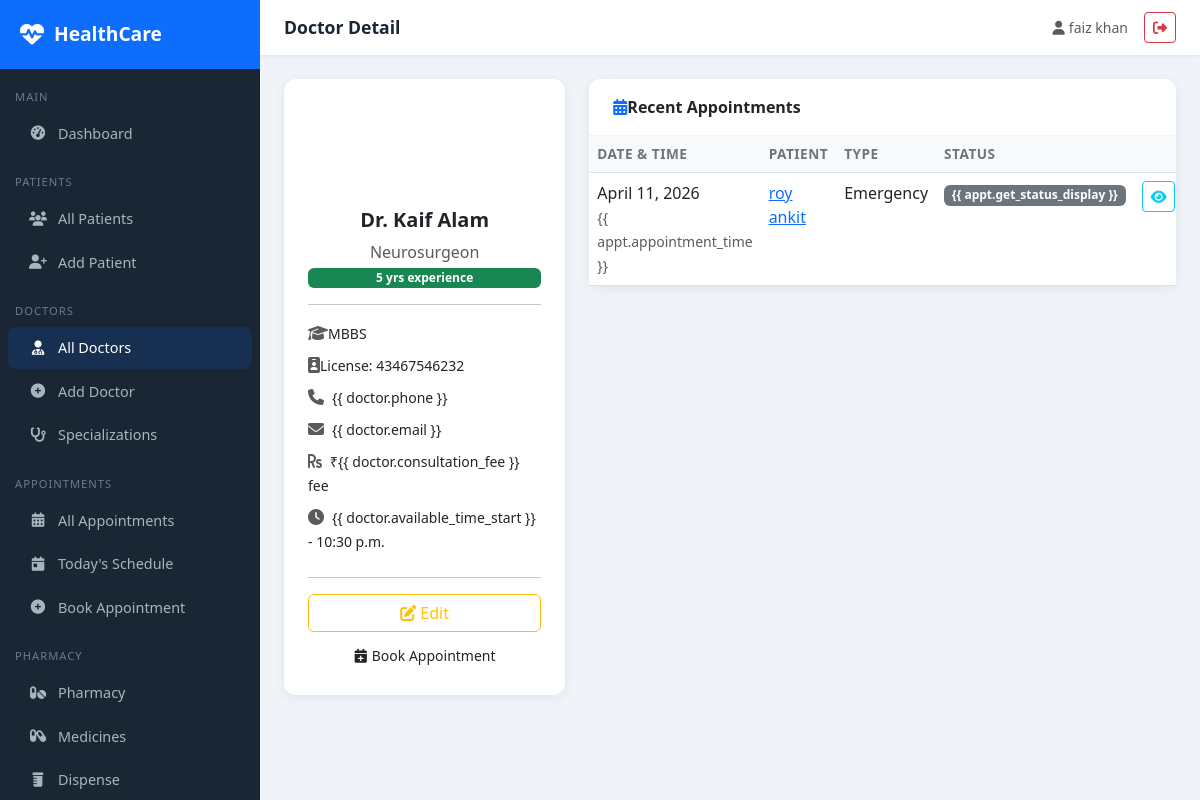
/doctors/2/ (signed in), run on the app's committed database.
### healthcare_dashboard/doctors/models.py (models this page shows, shortened)
class Doctor(models.Model):
    user = models.OneToOneField(User, on_delete=models.SET_NULL, null=True, blank=True)
    first_name = models.CharField(max_length=100)
    last_name = models.CharField(max_length=100)
    specialization = models.ForeignKey(Specialization, on_delete=models.SET_NULL, null=True)
    qualification = models.CharField(max_length=200)
    experience_years = models.IntegerField(default=0)
    phone = models.CharField(max_length=15)
    email = models.EmailField()
    license_number = models.CharField(max_length=50, unique=True)
    consultation_fee = models.DecimalField(max_digits=8, decimal_places=2, default=0)
    available_days = models.CharField(max_length=100, blank=True, help_text='e.g. Mon,Tue,Wed')
    available_time_start = models.TimeField(null=True, blank=True)
    available_time_end = models.TimeField(null=True, blank=True)
    bio = models.TextField(blank=True)
    is_active = models.BooleanField(default=True)
    created_at = models.DateTimeField(auto_now_add=True)
    def __str__(self):
        return f"Dr. {self.first_name} {self.last_name}"

class Specialization(models.Model):
    name = models.CharField(max_length=100, unique=True)
    description = models.TextField(blank=True)
    def __str__(self):
        return self.name

### healthcare_dashboard/appointments/models.py (models this page shows, shortened)
class Appointment(models.Model):
    STATUS_CHOICES = [
        ('scheduled', 'Scheduled'),
        ('confirmed', 'Confirmed'),
        ('completed', 'Completed'),
        ('cancelled', 'Cancelled'),
        ('no_show', 'No Show'),
    ]
    TYPE_CHOICES = [
        ('consultation', 'Consultation'),
        ('follow_up', 'Follow Up'),
        ('emergency', 'Emergency'),
        ('routine_checkup', 'Routine Checkup'),
        ('lab_test', 'Lab Test'),
        ('surgery', 'Surgery'),
    ]
    patient = models.ForeignKey(Patient, on_delete=models.CASCADE, related_name='appointments')
    doctor = models.ForeignKey(Doctor, on_delete=models.CASCADE, related_name='appointments')
    appointment_date = models.DateField()
    appointment_time = models.TimeField()
    appointment_type = models.CharField(
        max_length=30,
        choices=TYPE_CHOICES,
        default='consultation',
    )
    status = models.CharField(max_length=20, choices=STATUS_CHOICES, default='scheduled')
    reason = models.TextField(blank=True)
    notes = models.TextField(blank=True)
    follow_up_date = models.DateField(null=True, blank=True)
    created_at = models.DateTimeField(auto_now_add=True)
    updated_at = models.DateTimeField(auto_now=True)
    class Meta:
        ordering = ['-appointment_date', '-appointment_time']

### healthcare_dashboard/patients/models.py (models this page shows, shortened)
class Patient(models.Model):
    BLOOD_GROUP_CHOICES = [
        ('A+', 'A+'),
        ('A-', 'A-'),
        ('B+', 'B+'),
        ('B-', 'B-'),
        ('O+', 'O+'),
        ('O-', 'O-'),
        ('AB+', 'AB+'),
        ('AB-', 'AB-'),
    ]
    GENDER_CHOICES = [
        ('M', 'Male'),
        ('F', 'Female'),
        ('O', 'Other'),
    ]
    user = models.OneToOneField(User, on_delete=models.SET_NULL, null=True, blank=True)
    first_name = models.CharField(max_length=100)
    last_name = models.CharField(max_length=100)
    date_of_birth = models.DateField()
    gender = models.CharField(max_length=1, choices=GENDER_CHOICES)
    blood_group = models.CharField(max_length=3, choices=BLOOD_GROUP_CHOICES, blank=True)
    phone = models.CharField(max_length=15)
    email = models.EmailField(blank=True)
    address = models.TextField()
    emergency_contact_name = models.CharField(max_length=100, blank=True)
    emergency_contact_phone = models.CharField(max_length=15, blank=True)
    allergies = models.TextField(blank=True, help_text='List known allergies')
    chronic_conditions = models.TextField(blank=True)
    insurance_provider = models.CharField(max_length=100, blank=True)
    insurance_id = models.CharField(max_length=50, blank=True)
    created_at = models.DateTimeField(auto_now_add=True)
    updated_at = models.DateTimeField(auto_now=True)
    def __str__(self):
        return f"{self.first_name} {self.last_name}"

### healthcare_dashboard/doctors/views.py (the view)
# urls.py: path('<int:pk>/', views.doctor_detail, name='doctor_detail'),
@login_required
def doctor_detail(request, pk):
    doctor = get_object_or_404(Doctor, pk=pk)
    appointments = doctor.appointments.order_by('-appointment_date')[:10]
    return render(request, 'doctors/doctor_detail.html', {'doctor': doctor, 'appointments': appointments})

### healthcare_dashboard/templates/doctors/doctor_detail.html (shortened to what this page needs)
{% extends 'base/base.html' %}
{% block page_title %}Doctor Detail{% endblock %}
{% block content %}
<div class="row g-4">
<div class="col-md-4">
<div class="card text-center p-4">
<div style="width:90px;height:90px;background:linear-
gradient(135deg,#198754,#146c43);border-radius:50%;display:flex;align-
items:center;justify-content:center;margin:0 auto 15px;">
<i class="fas fa-user-md fa-2x text-white"></i>
</div>
<h5 class="fw-bold">{{ doctor }}</h5>
<p class="text-muted mb-1">{{ doctor.specialization }}</p>
<span class="badge bg-success">{{ doctor.experience_years }} yrs
experience</span>
<hr>
<div class="text-start">
<div class="mb-2"><i class="fas fa-graduation-cap text-muted me-
2"></i><small>{{ doctor.qualification }}</small></div>
<div class="mb-2"><i class="fas fa-id-badge text-muted me-
2"></i><small>License: {{ doctor.license_number }}</small></div>
<div class="mb-2"><i class="fas fa-phone text-muted me-2"></i><small>{{
doctor.phone }}</small></div>
<div class="mb-2"><i class="fas fa-envelope text-muted me-2"></i><small>{{
doctor.email }}</small></div>
<div class="mb-2"><i class="fas fa-rupee-sign text-muted me-2"></i><small>₹{{
doctor.consultation_fee }} fee</small></div>
{% if doctor.available_time_start %}
<div class="mb-2"><i class="fas fa-clock text-muted me-2"></i><small>{{
doctor.available_time_start }} - {{ doctor.available_time_end }}</small></div>
{% endif %}
</div>
<hr>
<div class="d-grid gap-2">
<a href="{% url 'doctor_update' doctor.pk %}" class="btn btn-outline-warning btn-
sm"><i class="fas fa-edit me-1"></i>Edit</a>
<a href="{% url 'appointment_create' %}?doctor={{ doctor.pk }}" class="btn btn-
outline-primary btn-sm"><i class="fas fa-calendar-plus me-1"></i>Book Appointment</a>
</div>
</div>
</div>
<div class="col-md-8">
<div class="card">
<div class="card-header py-3 px-4"><i class="fas fa-calendar-alt text-primary me-
2"></i>Recent Appointments</div>
<div class="card-body p-0">
<div class="table-responsive">
<table class="table table-hover mb-0">
<thead><tr><th>Date &
Time</th><th>Patient</th><th>Type</th><th>Status</th><th></th></tr></thead>
<tbody>
{% for appt in appointments %}
<tr>
<td>{{ appt.appointment_date }}<br><small class="text-muted">{{
appt.appointment_time }}</small></td>
<td><a href="{% url 'patient_detail' appt.patient.pk %}" class="text-
decoration-none">{{ appt.patient }}</a></td>
<td>{{ appt.get_appointment_type_display }}</td>
<td><span class="badge badge-status-{{ appt.status }}">{{
appt.get_status_display }}</span></td>
<td><a href="{% url 'appointment_detail' appt.pk %}" class="btn btn-sm
btn-outline-info"><i class="fas fa-eye"></i></a></td>
</tr>
{% empty %}
<tr><td colspan="5" class="text-center text-muted py-3">No appointments
yet.</td></tr>
{% endfor %}
</tbody>
</table>
</div>
</div>
</div>
</div>
</div>
{% endblock %}

### healthcare_dashboard/templates/base/base.html (shortened to what this page needs)
<!DOCTYPE html>
<html lang="en">
<head>
<link href="https://cdn.jsdelivr.net/npm/bootstrap@5.3.0/dist/css/bootstrap.min.css" rel="stylesheet">
<link href="https://cdnjs.cloudflare.com/ajax/libs/font-awesome/6.4.0/css/all.min.css" rel="stylesheet">
</head>
<body>
{% if user.is_authenticated %}
<div class="sidebar">
    <div class="sidebar-brand">
        <i class="fas fa-heartbeat"></i>
        <span>HealthCare</span>
    </div>
    <nav class="mt-2">
        <div class="nav-section">Main</div>
        <a href="{% url 'dashboard' %}" class="nav-link {% if request.resolver_match.url_name == 'dashboard' %}active{% endif %}">
            <i class="fas fa-tachometer-alt"></i> Dashboard
        </a>
        <div class="nav-section">Patients</div>
        <a href="{% url 'patient_list' %}" class="nav-link {% if 'patient' in request.resolver_match.url_name %}active{% endif %}">
            <i class="fas fa-users"></i> All Patients
        </a>
        <a href="{% url 'patient_create' %}" class="nav-link">
            <i class="fas fa-user-plus"></i> Add Patient
        </a>
        <div class="nav-section">Doctors</div>
        <a href="{% url 'doctor_list' %}" class="nav-link {% if 'doctor' in request.resolver_match.url_name %}active{% endif %}">
            <i class="fas fa-user-md"></i> All Doctors
        </a>
        <a href="{% url 'doctor_create' %}" class="nav-link">
            <i class="fas fa-plus-circle"></i> Add Doctor
        </a>
        <a href="{% url 'specialization_list' %}" class="nav-link">
            <i class="fas fa-stethoscope"></i> Specializations
        </a>
        <div class="nav-section">Appointments</div>
        <a href="{% url 'appointment_list' %}" class="nav-link {% if 'appointment' in request.resolver_match.url_name %}active{% endif %}">
            <i class="fas fa-calendar-alt"></i> All Appointments
        </a>
        <a href="{% url 'today_appointments' %}" class="nav-link">
            <i class="fas fa-calendar-day"></i> Today's Schedule
        </a>
        <a href="{% url 'appointment_create' %}" class="nav-link">
            <i class="fas fa-plus-circle"></i> Book Appointment
        </a>
        <div class="nav-section">Pharmacy</div>
        <a href="{% url 'pharmacy_dashboard' %}" class="nav-link">
            <i class="fas fa-pills"></i> Pharmacy
        </a>
        <a href="{% url 'medicine_list' %}" class="nav-link">
            <i class="fas fa-capsules"></i> Medicines
        </a>
        <a href="{% url 'dispense_medicine' %}" class="nav-link">
            <i class="fas fa-prescription-bottle"></i> Dispense
        </a>
    </nav>
</div>
<div class="main-content">
    <div class="topbar">
        <span class="topbar-title">{% block page_title %}HealthCare Portal{% endblock %}</span>
        <div class="d-flex align-items-center gap-3">
            <span class="text-muted small"><i class="fas fa-user me-1"></i>{{ user.get_full_name|default:user.username }}</span>
            <a href="{% url 'logout' %}" class="btn btn-sm btn-outline-danger">
                <i class="fas fa-sign-out-alt"></i>
            </a>
        </div>
    </div>
    <div class="page-content">
        {% block content %}{% endblock %}
    </div>
</div>
{% else %}
    {% block public_content %}{% endblock %}
{% endif %}
</body>
</html>

### healthcare_dashboard/templates/base/base.html (style rules this page uses)
:root { --primary: #0d6efd; --sidebar-bg: #1a2634; --sidebar-width: 260px; }
body { background: #f0f4f8; font-family: 'Segoe UI', sans-serif; }
.sidebar { position: fixed; top: 0; left: 0; height: 100vh; width: var(--sidebar-width); background: var(--sidebar-bg); z-index: 1000; overflow-y: auto; transition: all 0.3s; }
.sidebar-brand { padding: 20px; background: #0d6efd; color: white; font-size: 1.2rem; font-weight: 700; display: flex; align-items: center; gap: 10px; }
.sidebar-brand i { font-size: 1.5rem; }
.nav-section { padding: 10px 15px 5px; font-size: 0.7rem; color: #6c7a8a; text-transform: uppercase; letter-spacing: 1px; margin-top: 10px; }
.sidebar .nav-link { color: #a8b5c0; padding: 10px 20px; border-radius: 8px; margin: 2px 8px; display: flex; align-items: center; gap: 10px; font-size: 0.9rem; transition: all 0.2s; }
.sidebar .nav-link:hover, .sidebar .nav-link.active { background: rgba(13, 110, 253, 0.15); color: #fff; }
.sidebar .nav-link i { width: 20px; text-align: center; }
.main-content { margin-left: var(--sidebar-width); min-height: 100vh; }
.topbar { background: #fff; padding: 12px 24px; box-shadow: 0 1px 4px rgba(0, 0, 0, 0.08); display: flex; justify-content: space-between; align-items: center; position: sticky; top: 0; z-index: 999; }
.topbar-title { font-weight: 600; color: #1a2634; font-size: 1.1rem; }
.page-content { padding: 24px; }
.card { border: none; border-radius: 12px; box-shadow: 0 2px 12px rgba(0, 0, 0, 0.07); }
.card-header { background: #fff; border-bottom: 1px solid #f0f4f8; border-radius: 12px 12px 0 0 !important; font-weight: 600; }
.badge-status-completed { background: #6c757d; }
.table th { font-weight: 600; background: #f8f9fa; font-size: 0.85rem; text-transform: uppercase; letter-spacing: 0.5px; color: #6c757d; }

### data on the page
Doctor: first_name+last_name "Dr. Kaif Alam", specialization "Neurosurgeon", experience_years "5", qualification "MBBS", license_number "43467546232", available_time_end "10:30 p.m."
Appointment: appointment_date "April 11, 2026", patient "roy ankit", appointment_type "Emergency"

### other printed values
{{ user.get_full_name|default:user.username }} "faiz khan"
